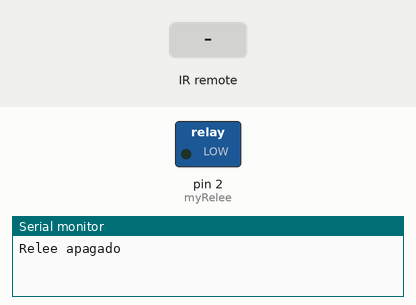
Recording of a sketch running on a simulated Arduino Uno, built with avr-gcc and run on an emulated ATmega328P. Parts: switched loads named in the sketch (green lamp = pin HIGH), the last lines printed to the serial monitor. Inputs (shaded band) come from the test bench.

Above: at 4.8 s.
4.9 s: infrared code 0xFFA25D received
At 6.4 s:
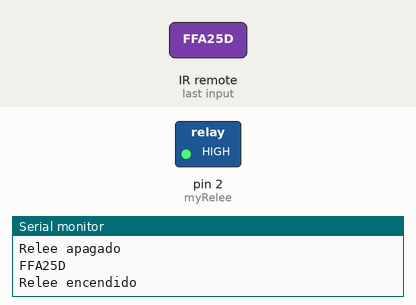
Timing chart, 0 to 7.9 s (numbered marks = the images above; inputs shaded):
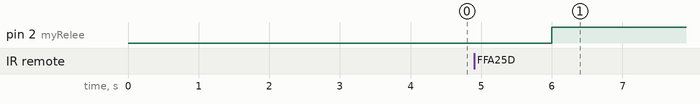

Measured:
- after the input at 4.9 s, pin 2 (myRelee): LOW → HIGH after 1.1 s

The sketch:

Arduino_UNO_relay_IR.ino
```cpp
   // Modulo Relee
   // Conectamos el modulo de la siguiente forma:
   // GND -> GND
   // VDD -> 5V
   // IN  -> D2

  #include <IRremote.h>

  const int recv_pin = 11;
  const int myRelee = 2;   // Declaramos la salida del relee (LOW encendido HIGH apagado)

  int actual_state = LOW;

    IRrecv irrecv(recv_pin);
    decode_results results;

    void setup(){
      // Relee
      pinMode(myRelee, OUTPUT);
      // Declaramos que el pin sera salida
      // Preparamos el puerto serie
      Serial.begin(9600);
      irrecv.enableIRIn(); // inicio el IR para recibir codigos

      digitalWrite(myRelee, actual_state);
      Serial.println("Relee apagado");
    }

    void loop(){
      delay (2000);
      if (irrecv.decode(&results)) {
        Serial.println(results.value, HEX);
        if (results.value == 0xFFA25D) { // On/Off button
            /* cuando ingresa el comando por IR*/
            actual_state = (actual_state == LOW) ? HIGH : LOW;
            digitalWrite(myRelee, actual_state);
            Serial.println("Relee encendido");
            /*fin relee*/
        }
        delay(1000);
        irrecv.resume(); // Recibe el proximo valor
      }

    }
```
